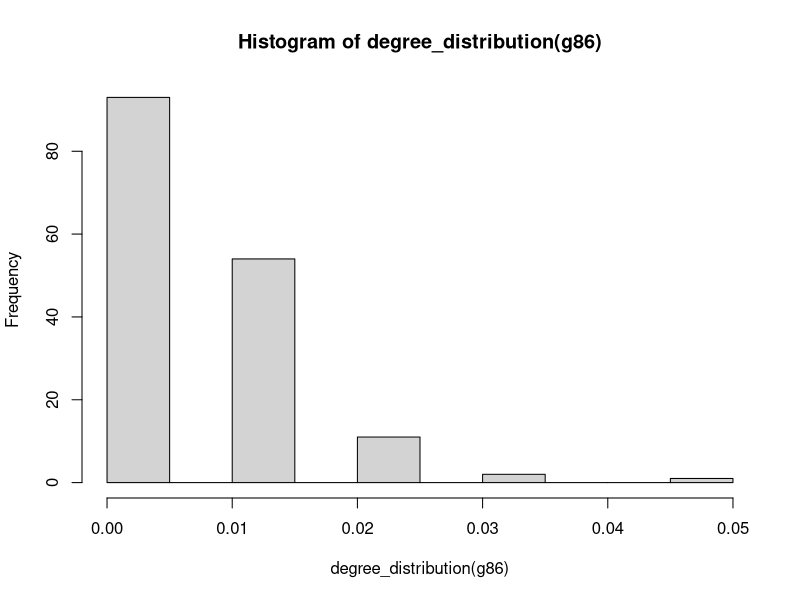
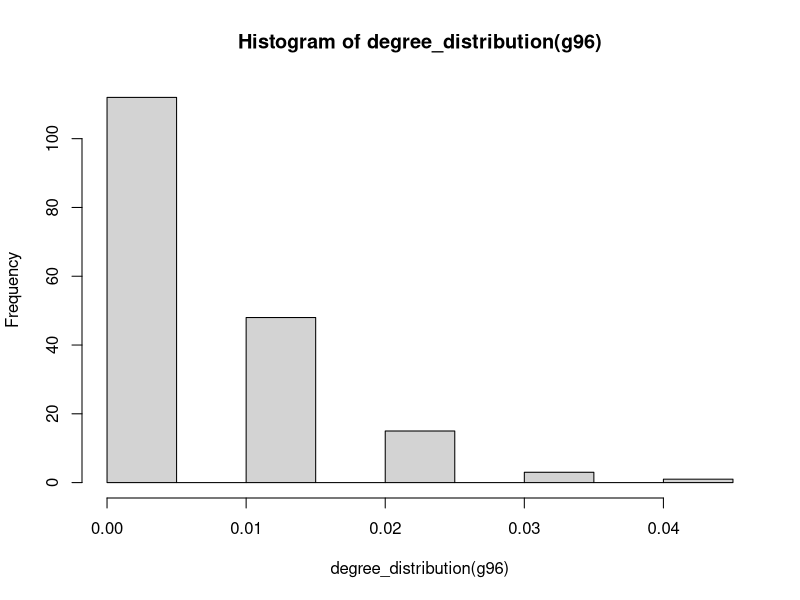
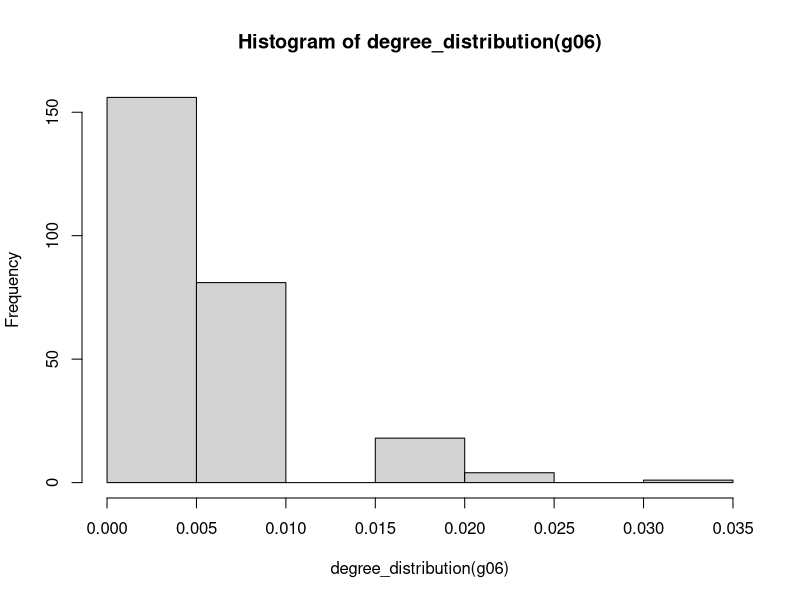
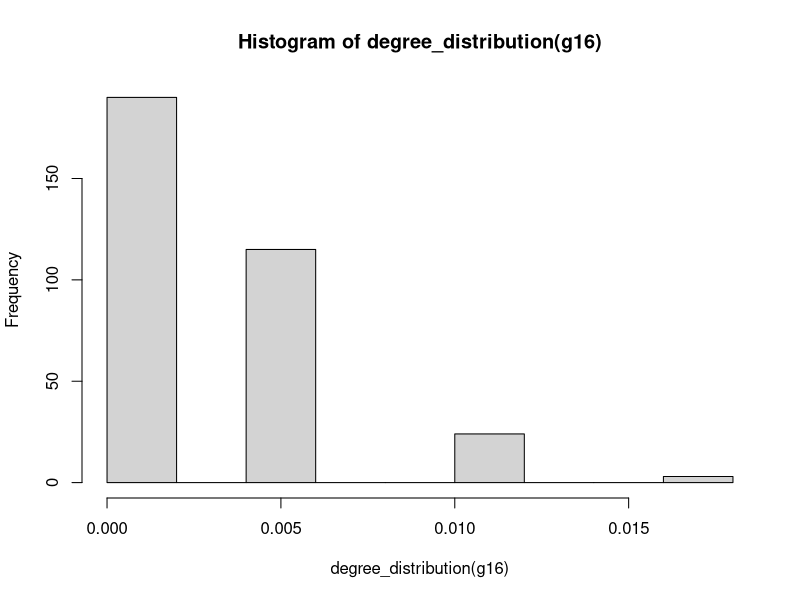
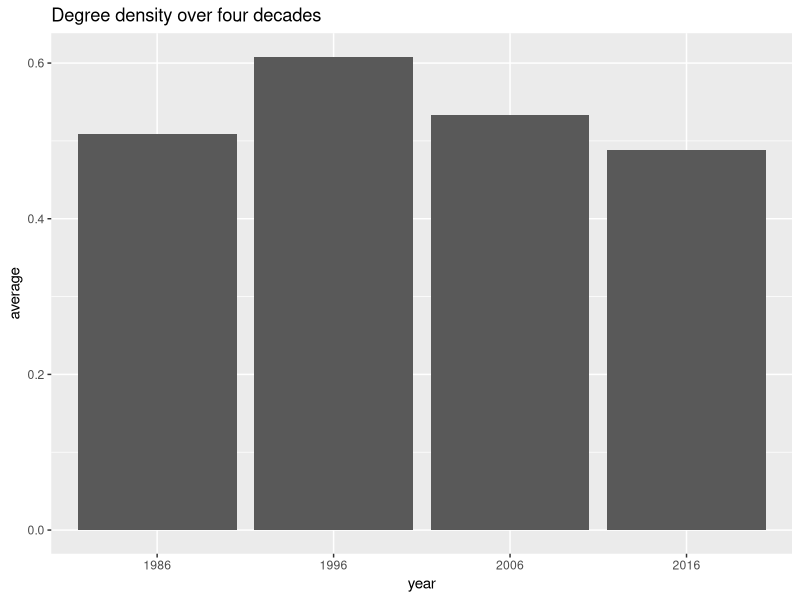
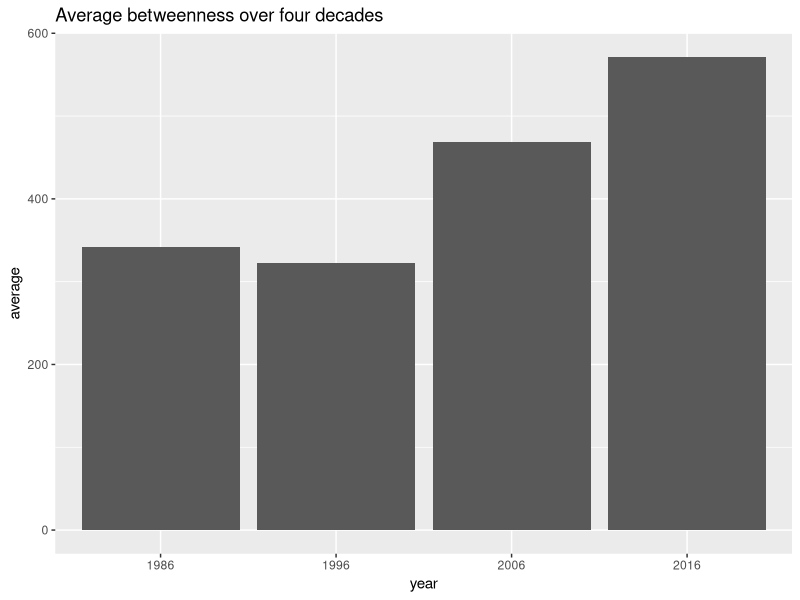
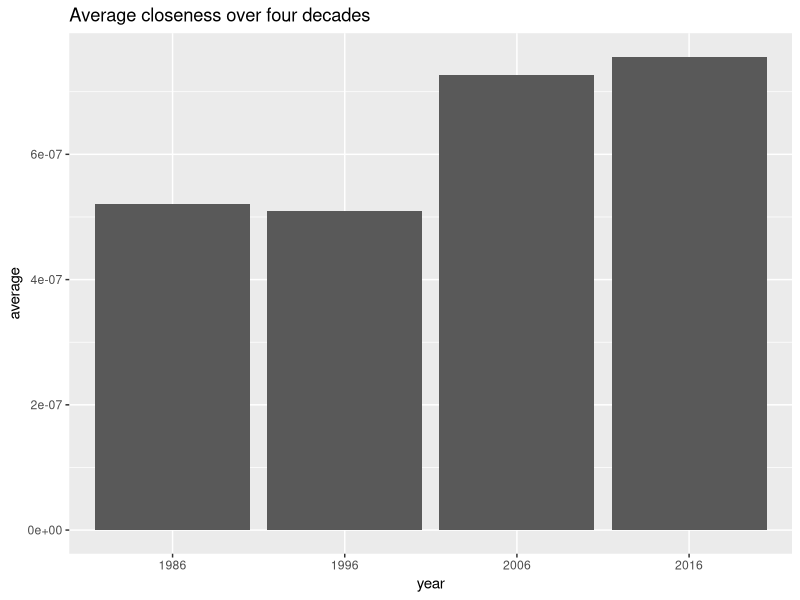
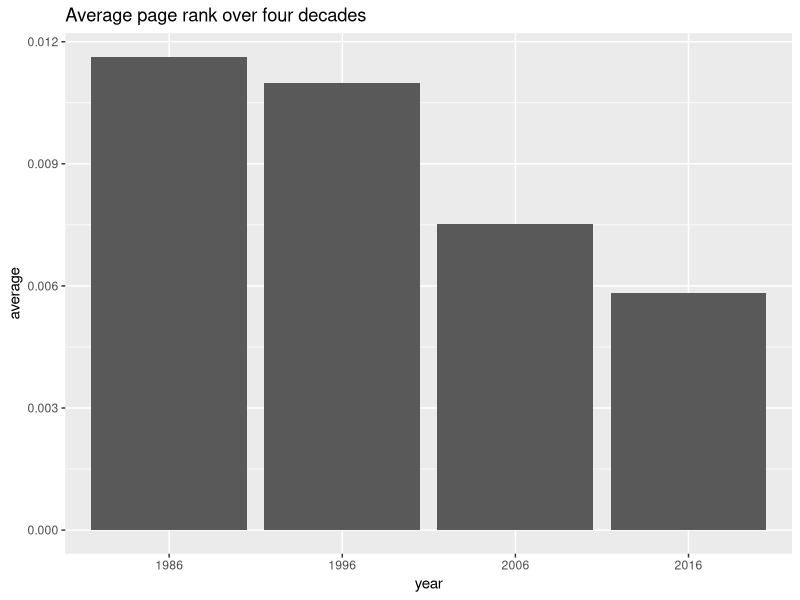

R code for these plots, in order: (Note: this script raises an error after producing the figures.)
## ---- chunk 1
library(igraph)
## ---- chunk 2
df86<-read.csv("output_data1986(regions).csv",header = T)
df96<-read.csv("output_data1996(regions).csv",header=T)
df06<-read.csv("output_data2006(regions).csv",header=T)
df16<-read.csv("output_data2016(regions).csv",header=T)
totalExport86<-read.csv("totalexports1986.csv",header=T)
totalExport96<-read.csv("totalexports1996.csv",header=T)
totalExport06<-read.csv("totalexports2006.csv",header=T)
totalExport16<-read.csv("totalexports2016.csv",header=T)
totalExport86
## ---- chunk 3
g86<-simplify(graph_from_data_frame(df86),remove.loops = T)
g96<-simplify(graph_from_data_frame(df96),remove.loops = T)
g06<-simplify(graph_from_data_frame(df06),remove.loops=T)
g16<-simplify(graph_from_data_frame(df16),remove.loops=T)
## ---- chunk 4
V(g86)$totalExport<-totalExport86$totalexportvalue
V(g96)$totalExport<-totalExport96$totalexportvalue
V(g06)$totalExport<-totalExport06$totalexportvalue
V(g16)$totalExport<-totalExport16$totalexportvalue

## ---- chunk 5
dense86<-graph.density(g86)
dense96<-graph.density(g96)
dense06<-graph.density(g06)
dense16<-graph.density(g16)
## ---- chunk 6
hist(degree_distribution(g86))
hist(degree_distribution(g96))
hist(degree_distribution(g06))
hist(degree_distribution(g16))
## ---- chunk 7
degreeDensity<-data.frame(average=c(dense86,dense96,dense06,dense16),year=c("1986","1996","2006","2016"))
library(ggplot2)
ggplot(data=degreeDensity,aes(x=year,y=average)) +
  geom_bar(stat="identity") + ggtitle("Degree density over four decades")
## ---- chunk 8
between86<-betweenness(g86)
#between86
col86<-data.frame(unname(between86))
count86<-apply(col86,2,function(c)sum(c==0))
count86
between96<-betweenness(g96)
#between96
col96<-data.frame(unname(between96))
count96<-apply(col96,2,function(c)sum(c==0))
count96
between06<-betweenness(g06)
#between06
col06<-data.frame(unname(between06))
count06<-apply(col06,2,function(c)sum(c==0))
count06
between16<-betweenness(g16)
#between16
col16<-data.frame(unname(between16))
count16<-apply(col16,2,function(c)sum(c==0))
count16
x1<-mean(unname(between86))
x2<-mean(unname(between96))
x3<-mean(unname(between06))
x4<-mean(unname(between16))
averageBetween<-data.frame(average=c(x1,x2,x3,x4),year=c("1986","1996","2006","2016"))
## ---- chunk 9

ggplot(data=averageBetween,aes(x=year,y=average)) +
  geom_bar(stat="identity") + ggtitle("Average betweenness over four decades")
## ---- chunk 10
close86<-closeness(g86)
#between86
close96<-closeness(g96)
#between96
close06<-closeness(g06)
#between06
close16<-closeness(g16)
#between16
y1<-mean(unname(close86))
y2<-mean(unname(close96))
y3<-mean(unname(close06))
y4<-mean(unname(close16))
averageclose<-data.frame(average=c(y1,y2,y3,y4),year=c("1986","1996","2006","2016"))
## ---- chunk 11
ggplot(data=averageclose,aes(x=year,y=average)) +
  geom_bar(stat="identity") + ggtitle("Average closeness over four decades")
## ---- chunk 12
rank86<-page.rank(g86)
#between86
rank96<-page.rank(g96)
#between96
rank06<-page.rank(g06)
#between06
rank16<-page.rank(g16)
#between16

z1<-mean(unname(rank86$vector))
z2<-mean(unname(rank96$vector))
z3<-mean(unname(rank06$vector))
z4<-mean(unname(rank16$vector))
averageRank<-data.frame(average=c(z1,z2,z3,z4),year=c("1986","1996","2006","2016"))
## ---- chunk 13
ggplot(data=averageRank,aes(x=year,y=average)) +
  geom_bar(stat="identity") + ggtitle("Average page rank over four decades")
## ---- chunk 14
wc86<-walktrap.community(g86,steps = 20)
wc96<-walktrap.community(g96,steps=20)
wc06<-walktrap.community(g06,steps=20)
wc16<-walktrap.community(g16,steps =20)
sizes(wc86)
sizes(wc96)
sizes(wc06)
sizes(wc16)

## ---- chunk 15
V(g86)$community<-membership(wc86)
group1.86<-V(g86)$totalExport[which(V(g86)$community==1)]
group2.86<-V(g86)$totalExport[which(V(g86)$community==2)]
group3.86<-V(g86)$totalExport[which(V(g86)$community==3)]
group1.n<-length(group1.86)
group1.sum<-0
for (i in 1:group1.n){
  sum<-sum+group1.86[[i]]
}
group1.mean<-sum/group1.n
group2.n<-length(group2.86)
for (i in 1:group2.n){
  sum<-sum+group2.86[[i]]
}
group2.mean<-sum/group2.n
group3.n<-length(group3.86)
for (i in 1:group3.n){
  sum<-sum+group3.86[[i]]
}
group3.mean<-sum/group3.n
## ---- chunk 16
averageRank<-data.frame(average=c(group1.mean,group2.mean,group3.mean),community=c("1","2","3"))
ggplot(data=averageRank,aes(x=community,y=average)) +
  geom_bar(stat="identity") + ggtitle("Average export value per community for the year 1986")
## ---- chunk 17
V(g96)$community<-membership(wc96)
group1.96<-V(g96)$totalExport[which(V(g96)$community==1)]
group2.96<-V(g96)$totalExport[which(V(g96)$community==2)]

group1.n<-length(group1.96)
group1.sum<-0
for (i in 1:group1.n){
  sum<-sum+group1.96[[i]]
}
group1.mean<-sum/group1.n
group2.n<-length(group2.96)
for (i in 1:group2.n){
  sum<-sum+group2.96[[i]]
}
group2.mean<-sum/group2.n

## ---- chunk 18
averageRank<-data.frame(average=c(group1.mean,group2.mean),community=c("1","2"))
ggplot(data=averageRank,aes(x=community,y=average)) +
  geom_bar(stat="identity") + ggtitle("Average export value per community for the year 1996")
## ---- chunk 19
V(g06)$community<-membership(wc06)
group1.06<-V(g06)$totalExport[which(V(g06)$community==1)]
group2.06<-V(g06)$totalExport[which(V(g06)$community==2)]
group3.06<-V(g06)$totalExport[which(V(g06)$community==3)]
group1.n<-length(group1.06)
group1.sum<-0
for (i in 1:group1.n){
  sum<-sum+group1.06[[i]]
}
group1.mean<-sum/group1.n
group2.n<-length(group2.06)
for (i in 1:group2.n){
  sum<-sum+group2.06[[i]]
}
group2.mean<-sum/group2.n
group3.n<-length(group3.06)
for (i in 1:group3.n){
  sum<-sum+group3.06[[i]]
}
group3.mean<-sum/group3.n
## ---- chunk 20
averageRank<-data.frame(average=c(group1.mean,group2.mean,group3.mean),community=c("1","2","3"))
ggplot(data=averageRank,aes(x=community,y=average)) +
  geom_bar(stat="identity") + ggtitle("Average export value per community for the year 2006")
## ---- chunk 21
V(g16)$community<-membership(wc16)
group1.16<-V(g16)$totalExport[which(V(g16)$community==1)]
group2.16<-V(g16)$totalExport[which(V(g16)$community==2)]

group1.n<-length(group1.16)
group1.sum<-0
for (i in 1:group1.n){
  sum<-sum+group1.16[[i]]
}
group1.mean<-sum/group1.n
group2.n<-length(group2.16)
for (i in 1:group2.n){
  sum<-sum+group2.16[[i]]
}
group2.mean<-sum/group2.n

## ---- chunk 22
averageRank<-data.frame(average=c(group1.mean,group2.mean),community=c("1","2"))
ggplot(data=averageRank,aes(x=community,y=average)) +
  geom_bar(stat="identity") + ggtitle("Average export value per community for the year 2016")
